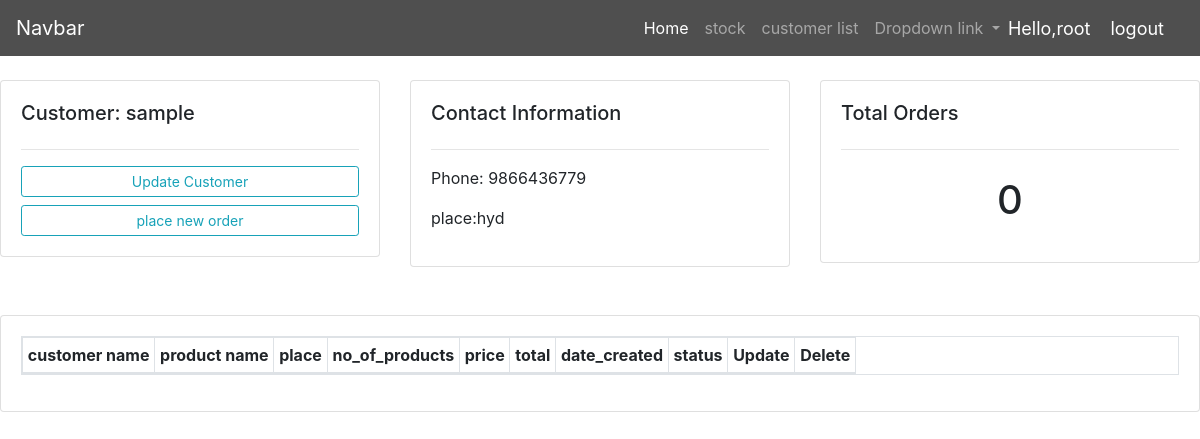
Page /customer/5/ (signed in) on the committed database.
### sales/models.py (models this page shows, shortened)
class Customer(models.Model):
    name = models.CharField(max_length=100, null=True)
    phone = models.CharField(max_length=100, null=True)
    place = models.CharField(max_length=100, null=True)
    date_created = models.DateTimeField(auto_now_add=True, null=True)

### sales/views.py (the view)
# urls.py: path('customer/<str:pk>/', views.customer, name='customer'),
@login_required(login_url='login')
def customer(request, pk):
    customer = Customer.objects.get(id=pk)
    ord = Invoice.objects.filter(customer_name_id=pk).count()
    orders1 = Invoice.objects.filter(customer_name_id=pk)
    myFilter = InvoiceFilter(request.GET, queryset=orders1)
    orders1 = myFilter.qs
    context = {'customer': customer, 'ord': ord, 'orders1': orders1, 'myFilter': myFilter}
    return render(request, 'customer.html', context)

### sales/models.py (called while the page is built)
    def __str__(self):
        return self.product_name

### sales/templates/customer.html (shortened to what this page needs)
{% extends 'base.html' %}
{% block content %}
    <br>
    <div class="row">
        <div class="col-md">
            <div class="card card-body">
                <h5>Customer: {{ customer.name }}</h5>
                <hr>
                <a class="btn btn-outline-info  btn-sm btn-block" href="">Update Customer</a>
                <a class="btn btn-outline-info  btn-sm btn-block" href="{% url 'placeorder' customer.id %}">place new order</a>
            </div>
        </div>
        <div class="col-md">
            <div class="card card-body">
                <h5>Contact Information</h5>
                <hr>
                <p>Phone: {{ customer.phone }}</p>
                <p>place:{{ customer.place }}</p>
            </div>
        </div>
        <div class="col-md">
            <div class="card card-body">
                <h5>Total Orders</h5>
                <hr>
                <h1 style="text-align: center;padding: 10px">{{ ord }}</h1>
            </div>
        </div>
    </div>
    <br>
    <br>
    <div class="row">
        <div class="col-md">
            <div class="card card-body ">
                <table class="table  table-bordered table-sm table-responsive example ">
                <thead>
                    <tr>
                        <th>customer name</th>
                        <th>product name</th>
                        <th>place</th>
                        <th>no_of_products</th>
                        <th>price</th>
                        <th>total</th>
                        <th>date_created</th>
                        <th>status</th>
                        <th>Update</th>
                        <th>Delete</th>
                    </tr>
                </thead>
                </table>
            </div>
        </div>
    </div>
{% endblock %}

### sales/templates/base.html (shortened to what this page needs)
{% load crispy_forms_tags %}
{% load static %}
<!DOCTYPE html>
<html lang="en">
<head>
    <link rel="stylesheet" href="https://stackpath.bootstrapcdn.com/bootstrap/4.5.0/css/bootstrap.min.css"
>
    <link rel="stylesheet" href="{% static 'main.css' %}">
    <link rel="stylesheet" href="https://cdnjs.cloudflare.com/ajax/libs/twitter-bootstrap/4.1.3/css/bootstrap.css">
    <link rel="stylesheet" href="https://cdn.datatables.net/1.10.21/css/dataTables.bootstrap4.min.css">
</head>
<body>
<nav class="navbar navbar-expand-lg navbar-dark bg-light" style="background-color: #4f4f4f!important;">
    <a class="navbar-brand" href="#">Navbar</a>
    <div class="collapse navbar-collapse" id="navbarNavDropdown">
        <ul class="navbar-nav ml-auto">
            <li class="nav-item active">
                <a class="nav-link" style="color: white!important;" href="{% url 'home' %}">Home <span class="sr-only">(current)</span></a>
            </li>
            <li class="nav-item">
                <a class="nav-link" href="{% url 'stock' %}">stock </a>
            </li>
            <li class="nav-item">
                <a class="nav-link" href="{% url 'customerlist' %}">customer list </a>
            </li>
            <li class="nav-item dropdown">
                <a class="nav-link dropdown-toggle" href="#" id="navbarDropdownMenuLink" role="button"
                   data-toggle="dropdown" aria-haspopup="true" aria-expanded="false">
                    Dropdown link
                </a>
            </li>
        </ul>
    </div>
    <span class="hello-msg">Hello,{{ request.user }} </span>
    <span><a class="hello-msg" href="{% url 'logout' %}">logout</a> </span>
</nav>
{% block content %}
{% endblock %}
</body>
</html>

### sales/static/main.css (style rules this page uses)
body { background-color: #ebeff5; }

### sales/templates/base.html (style rules this page uses)
.hello-msg { font-size: 18px; color: white; margin-right: 20px; }

### rows in the picture
Customer: name "sample", phone "9866436779", place "hyd"

### other values in the picture
{{ request.user }} "root"
{{ ord }} "0"
